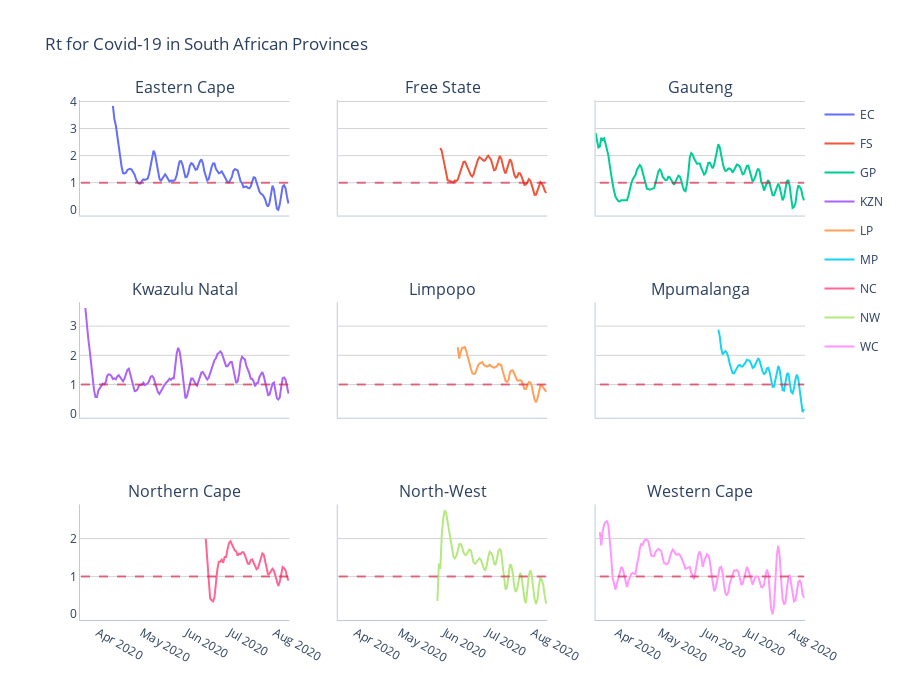

Notebook cell for this chart:
### Code cell
fig_rt_province.update_layout(title_text="Rt for Covid-19 in South African Provinces", height=700)
fig_rt_province.update_traces(hovertemplate=None)
fig_rt_province.update_layout(hovermode="x")

fig_rt_province.update_layout(plot_bgcolor="#FFF")
fig_rt_province.update_xaxes(linecolor="#BCCCDC")
fig_rt_province.update_yaxes(linecolor="#BCCCDC", gridcolor='#D3D3D3')
